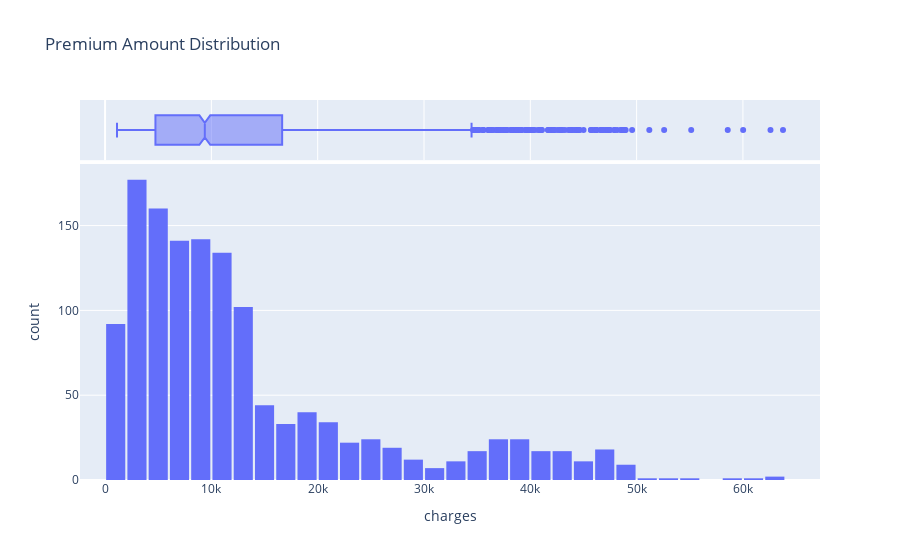

Notebook code cell kept with this figure:
### Code cell
fig=px.histogram(df,x="charges",marginal="box",title="Premium Amount Distribution")
fig.update_layout(bargap=0.1)
fig.show()

### Figure 1 — Plotly figure (JSON) as saved in the notebook; plotly's stock layout.template omitted (floating-point values rounded to 4 significant figures; data arrays with more than 128 entries replaced by an {"elided": "..."} marker saying what was removed)
{"data": [{"alignmentgroup": "True", "bingroup": "x", "hovertemplate": "charges=%{x}<br>count=%{y}<extra></extra>", "legendgroup": "", "marker": {"color": "#636efa", "pattern": {"shape": ""}}, "name": "", "offsetgroup": "", "orientation": "v", "showlegend": false, "type": "histogram", "x": {"elided": "1338 float values"}, "xaxis": "x", "yaxis": "y"}, {"alignmentgroup": "True", "hovertemplate": "charges=%{x}<extra></extra>", "legendgroup": "", "marker": {"color": "#636efa"}, "name": "", "notched": true, "offsetgroup": "", "showlegend": false, "type": "box", "x": {"elided": "1338 float values"}, "xaxis": "x2", "yaxis": "y2"}], "layout": {"autosize": true, "bargap": 0.1, "barmode": "relative", "legend": {"tracegroupgap": 0}, "title": {"text": "Premium Amount Distribution"}, "xaxis": {"anchor": "y", "autorange": true, "domain": [0, 1], "range": [-2359.0, 67250.0], "title": {"text": "charges"}, "type": "linear"}, "xaxis2": {"anchor": "y2", "autorange": true, "domain": [0, 1], "matches": "x", "range": [-2359.0, 67250.0], "showgrid": true, "showticklabels": false, "type": "linear"}, "yaxis": {"anchor": "x", "autorange": true, "domain": [0, 0.8316], "range": [0, 186.3], "title": {"text": "count"}}, "yaxis2": {"anchor": "x2", "autorange": true, "domain": [0.8416, 1], "matches": "y2", "range": [-0.5, 0.5], "showgrid": false, "showline": false, "showticklabels": false, "ticks": "", "type": "category"}}}
